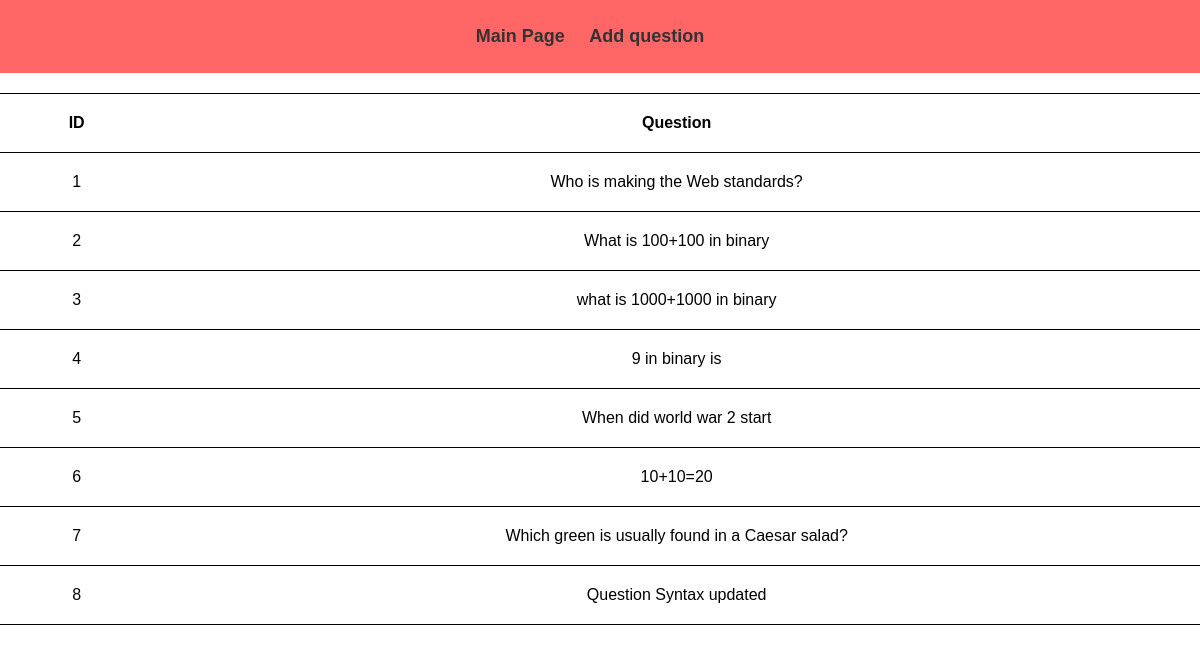
The page /Task1-QuestionsDBUPDATED/Pages/SeeAllQuestions.php on the database as committed earlier.
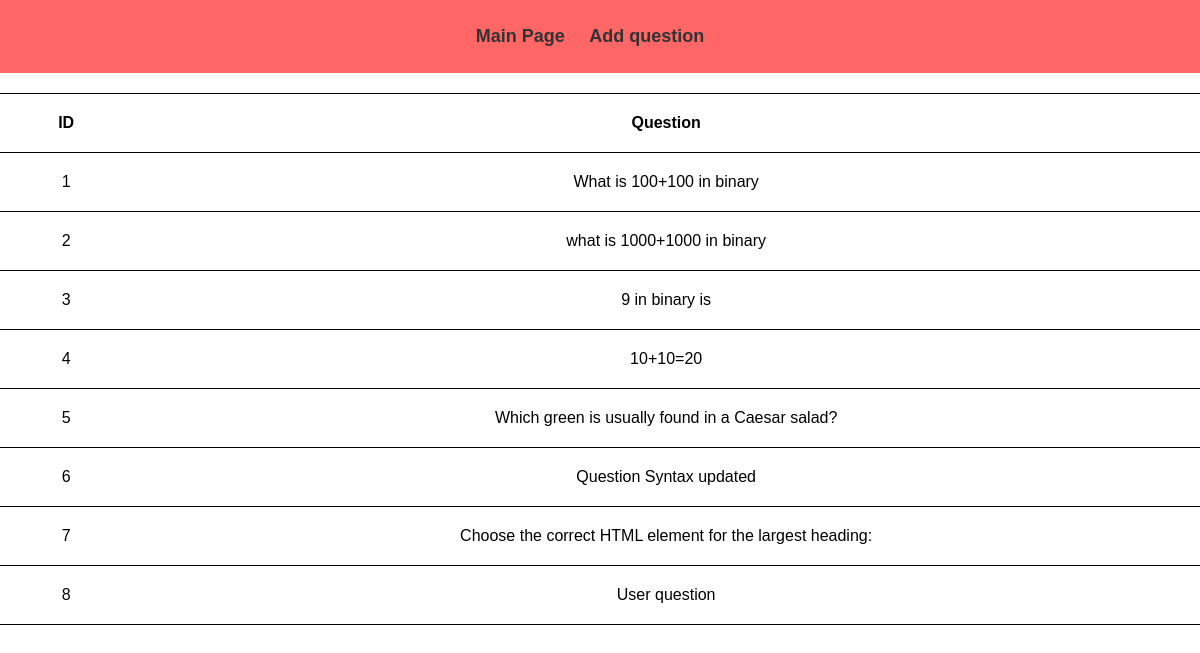
The same page on the database as committed later.
### tables this page shows
CREATE TABLE `questions` (
  `id` int(11) NOT NULL,
  `question-Syntax` varchar(255) NOT NULL,
  `correctAnswer` int(11) DEFAULT NULL,
  `userId` int(11) NOT NULL
);

### Task1-QuestionsDBUPDATED/DataAccess/Database.php (called while the page is built, shortened)
<?php
class Database
{
    private $host = "localhost:3307";
    private $username = "root";
    private $password = "";
    private $dbname = "quizesdb";
    private $conn;
    function __construct()
    {
        $this->conn = new mysqli($this->host, $this->username, $this->password, $this->dbname);
    }
    function read($query, $params = [])
    {
        try {
            $stmt = $this->conn->prepare($query);
            $stmt->execute();
            $result = $stmt->get_result();
            $data = array();
            while ($row = $result->fetch_assoc()) {
                $data[] = $row;
            }
            return $data;
        } catch (Exception $e) {
            throw new Exception("Error reading data: " . $e->getMessage());
        }
    }
}

### Task1-QuestionsDBUPDATED/phpActions/GetQuestions.php (called while the page is built, shortened)
<?php
class GetQuestions
{
    private $error = "";
    public function retriveQuestions()
    {
        try {
            $query = "SELECT * from questions";
            $conn = new Database();
            $data = $conn->read($query);
            if ($this->error == "") {
                return $data;
            } else {
                return $this->error;
            }
        } catch (Exception $e) {
            return "Error accord while getting data:\n" . $e->getMessage();
        }
    }
}
?>

### Task1-QuestionsDBUPDATED/Pages/SeeAllQuestions.php (the view, shortened to what this page needs)
<?php
include_once("..\DataAccess\Database.php");
include_once('..\phpActions\GetQuestions.php');
function displayUserData()
{
    $getData = new GetQuestions();
    $questions = $getData->retriveQuestions();
    displayFormat($questions);
}
function displayFormat($questions)
{
    $header = "<section id='tabs''>
    <nav>
        <ul>
            <li>
                <a href='index.php'>Main Page</a>
            </li>
            <li>
                <a href='AddQuestion.php'>Add question</a>
            </li>
        </ul>
    </nav>
</section>";
    echo $header;
    echo "<table style='width:100%'>";
    echo "<tr><th>ID</th><th>Question</th></tr>";
    $i = 1;
    foreach ($questions as $question) {
        echo "<tr>";
        echo "<td class='id'>" . $i . "</td>";
        echo "<td>" . $question['question-Syntax'] . "</td>";
        echo "</tr>";
        $i += 1;
    }
    echo "</table>";
}
?>
<!DOCTYPE html>
<html xmlns="http://www.w3.org/1999/xhtml" xml:lang="en" lang="en">
<head>
    <link rel="stylesheet" href="//code.jquery.com/ui/1.13.2/themes/base/jquery-ui.css">
    <link type="text/css" rel="stylesheet" href="..\CSS\navBar.css" />
    <link type="text/css" rel="stylesheet" href="..\CSS\DeleteQuestions.css" />
</head>
<body>
    <main>
        <section id="dataContainer">
            <?php
            displayUserData();
            ?>
        </section>
    </main>
</body>
</html>

### Task1-QuestionsDBUPDATED/CSS/navBar.css (style rules this page uses)
body { margin: 0; padding: 0; font-family: Arial, sans-serif; }
#tabs { display: block; text-align: center; background-color: #ff6666; text-align: center; padding: 10px 0; margin-bottom: 20px; }
#tabs ul { list-style: none; padding: 0; }
#tabs li { display: inline-block; margin: 0; padding: 0; margin-right: 20px; }
#tabs a { text-decoration: none; color: #333; font-weight: bold; font-size: 18px; }

### Task1-QuestionsDBUPDATED/CSS/DeleteQuestions.css (style rules this page uses)
table, th, td { border-top: 1px solid black; border-bottom: 1px solid black; border-collapse: collapse; width: fit-content; text-align: center; padding: 20px; }

Rows that differ between the two databases and show on the page:
removed questions: value "Who is making the Web standards?"
removed questions: value "When did world war 2 start"
added questions: value "Choose the correct HTML element for the largest heading:"
added questions: value "User question"
